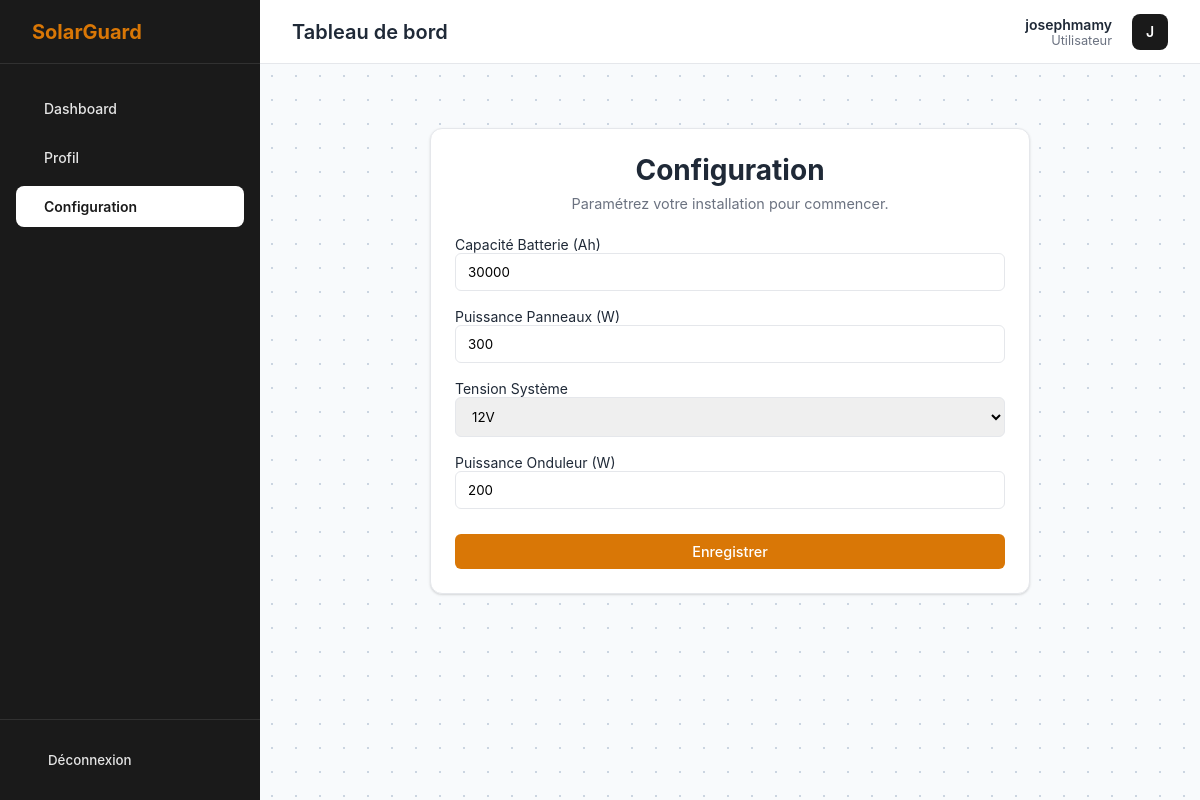
/setup-system/ (signed in), run on an earlier commit of the app's database.
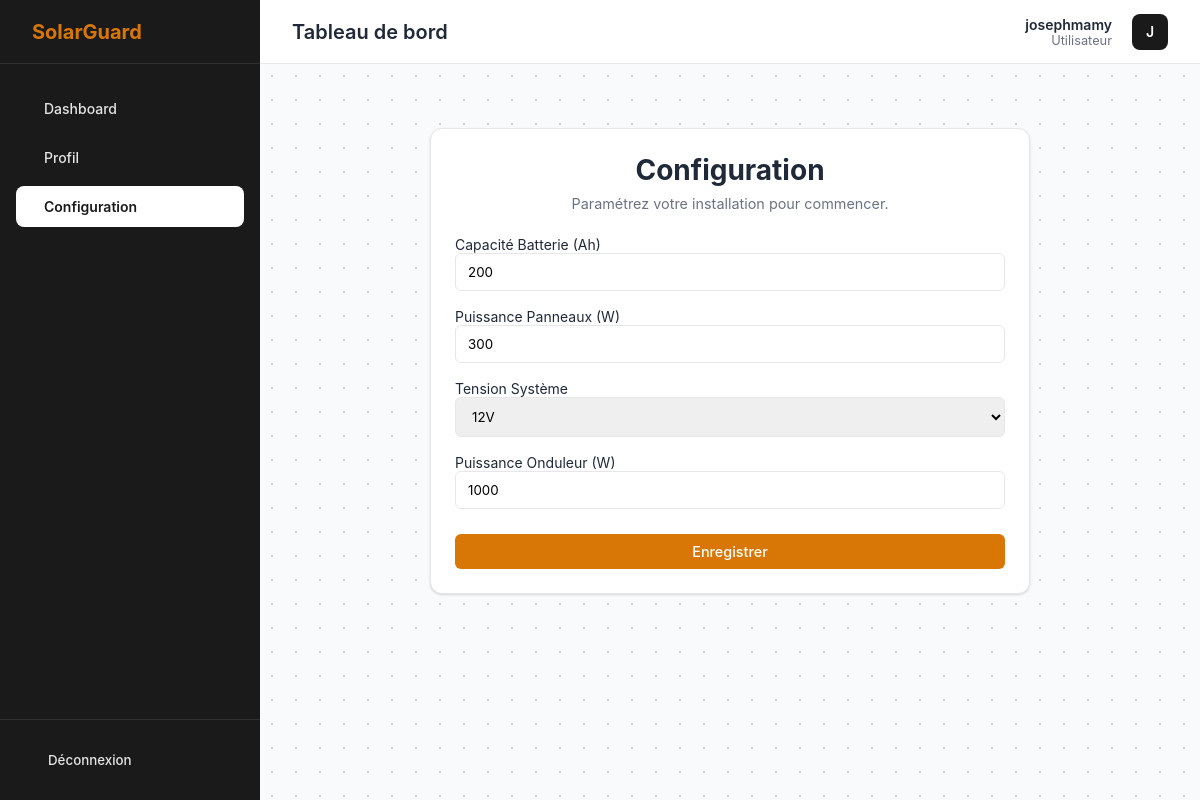
And on a later commit of the database.
### core/models.py (models this page shows, shortened)
class SolarSystem(models.Model):
    user = models.OneToOneField(User, on_delete=models.CASCADE, related_name='solar_system')
    battery_capacity_ah = models.IntegerField(help_text="Capacité de la batterie en Ah")
    panel_power_w = models.IntegerField(help_text="Puissance des panneaux en Watts")
    system_voltage = models.IntegerField(choices=[(12, '12V'), (24, '24V')], default=12)
    inverter_power_w = models.IntegerField(help_text="Puissance de l'onduleur en Watts", null=True, blank=True)

### core/views.py (the view)
# urls.py: path('setup-system/', views.setup_system, name='setup_system'),
@login_required
def setup_system(request):
    try:
        instance = request.user.solar_system
    except SolarSystem.DoesNotExist:
        instance = None
    if request.method == 'POST':
        form = SolarSystemForm(request.POST, instance=instance)
        if form.is_valid():
            solar_system = form.save(commit=False)
            solar_system.user = request.user
            solar_system.save()
            return redirect('dashboard')
    else:
        form = SolarSystemForm(instance=instance)
    return render(request, 'core/setup_system.html', {'form': form})

### core/forms.py
class SolarSystemForm(forms.ModelForm):
    class Meta:
        model = SolarSystem
        fields = ['battery_capacity_ah', 'panel_power_w', 'system_voltage', 'inverter_power_w']
        labels = {
            'battery_capacity_ah': 'Capacité Batterie (Ah)',
            'panel_power_w': 'Puissance Panneaux (W)',
            'system_voltage': 'Tension Système',
            'inverter_power_w': 'Puissance Onduleur (W)',
        }

### core/templates/core/setup_system.html (shortened to what this page needs)
{% extends 'base.html' %}
{% block content %}
<div class="card" style="max-width: 600px; margin: 2rem auto;">
    <h1 style="text-align: center; margin-bottom: 8px;">Configuration</h1>
    <p class="text-muted" style="text-align: center; margin-bottom: 24px;">Paramétrez votre installation pour commencer.
    </p>
    <form method="post">
        {% for field in form %}
        <div style="margin-bottom: 16px;">
            <label for="{{ field.id_for_label }}">{{ field.label }}</label>
            {{ field }}
        </div>
        {% endfor %}
        <button type="submit" class="btn btn-primary" style="width: 100%; margin-top: 8px;">Enregistrer</button>
    </form>
</div>
{% endblock %}

What changed in the data, as far as the page shows it:
removed SolarSystem: form "30000" "300" "12V" "200"
now on this page (row edited): SolarSystem: form "200" "300" "12V" "1000"
